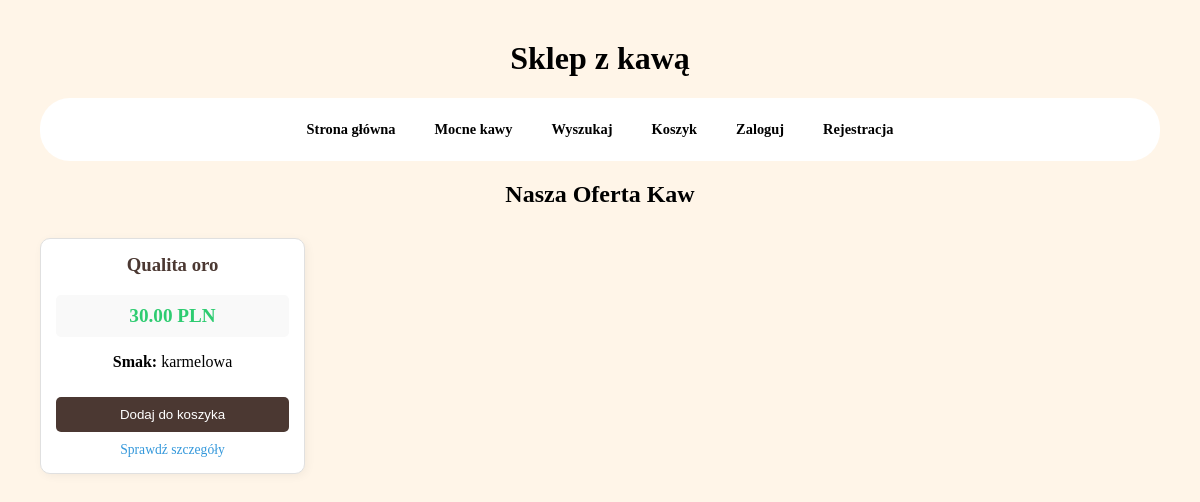
/, run on an earlier commit of the app's database.
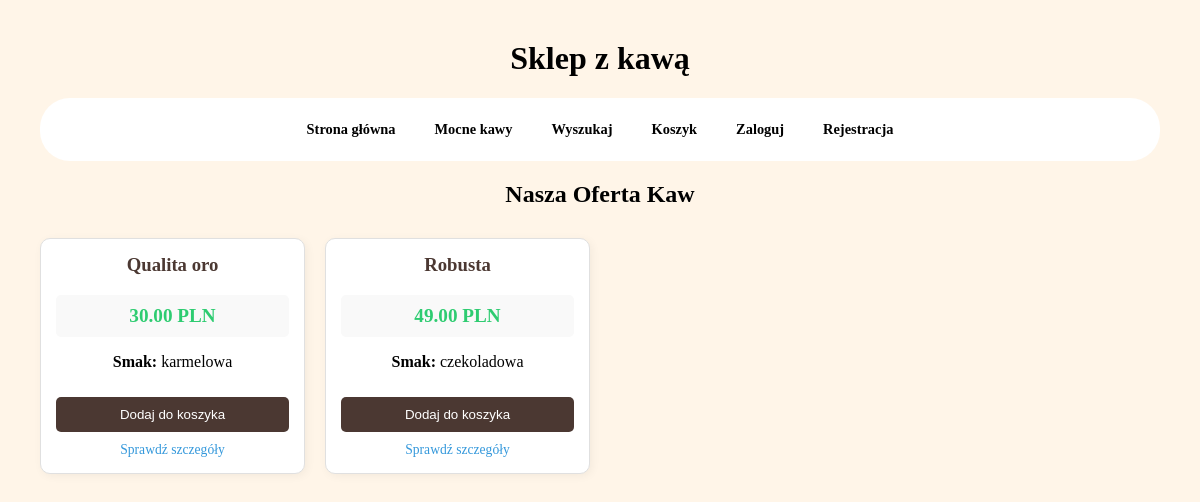
And on a later commit of the database.
### sklep/models.py (models this page shows, shortened)
class Coffee(models.Model):
    name = models.CharField(max_length=100)
    coffeetype = models.CharField(max_length=1, choices=COFFEE_TYPES, default="Z")
    taste = models.ForeignKey(CoffeeTaste, null=True, blank=True, on_delete=models.SET_NULL)
    producent = models.ForeignKey(Producent, null=True, blank=True, on_delete=models.SET_NULL)
    price = models.DecimalField(
        max_digits=5, #maksymalnie 5 cyfr
        decimal_places=2, #2 miejsca po przecinku
        validators=[MinValueValidator(0.01)], #cena minimalna 0.01
        help_text="Cena kawy w PLN."
    )

class CoffeeTaste(models.Model):
    name = models.CharField(max_length=50, unique=True)
    description = models.TextField(blank=True, help_text="Krótki opis kawy.") #blank=True: Można nie wpisywać. help_text: Tekst pomocniczy w panelu admina pod polem wpisywania.
    coffee_strength = models.IntegerField(
        help_text="Moc kawy w skali od 1-5.",
        validators=[MinValueValidator(1), MaxValueValidator(5)] # liczba calkowita >=1 i <=5
    )
    coffee_acidity = models.IntegerField(
        help_text="Kwasowość kawy w skali od 1-3.",
        validators=[MinValueValidator(1), MaxValueValidator(3)]
    )

### sklep/views.py (the view)
# urls.py: path("", views.coffee_shop_view, name="sklep-home"), # strona główna sklepu z listą kaw
def coffee_shop_view(request):
    coffees = Coffee.objects.select_related("taste", "producent").all()
    return render(request, "sklep/coffee/shop.html", {"coffees": coffees})

### sklep/templates/sklep/coffee/shop.html (shortened to what this page needs)
{% extends "sklep/base.html" %}
{% block content %}
<h2 class="page-title">Nasza Oferta Kaw</h2>
<div class="grid">
    {% for coffee in coffees %}
        <div class="card">
            <h3>{{ coffee.name }}</h3>
            <div class="price-box">
                <span class="price">{{ coffee.price }} PLN</span>
            </div>
            <p><strong>Smak:</strong> {{ coffee.taste.name|default:"Klasyczny" }}</p>
            <form action="{% url 'cart-add' coffee.id %}" method="POST">
                <button type="submit" class="btn">
                    Dodaj do koszyka
                </button>
            </form>
            <a href="{% url 'coffee-detail-html' coffee.id %}" class="details-link">
                Sprawdź szczegóły
            </a>
        </div>
    {% empty %}
        <p class="empty">
            Aktualnie brak świeżej kawy w magazynie. Zapraszamy jutro!
        </p>
    {% endfor %}
</div>
{% endblock %}

What changed in the data, as far as the page shows it:
added Coffee: name "Robusta", price "49.00", taste.name "czekoladowa"
